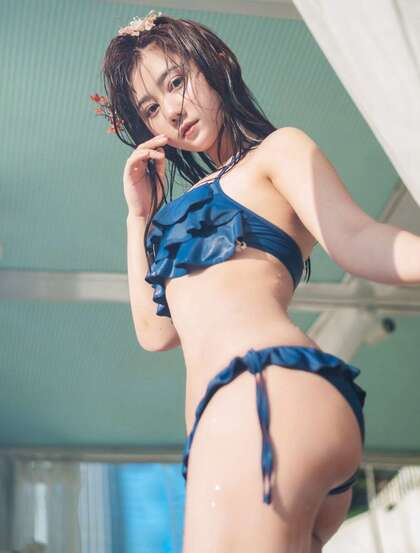
#> input picture Interesting_code/a.jpg, 420 x 553 px
$ python code_001_convert_figure2txt.py
#> lines starting #> are read from the running program, lines starting #| are printed output that depends on the picture
# -*- coding: utf-8 -*-
# What the code does: Convert pictures to text
# Author: Kkkkix
# Last Modified: 21/05/20

from PIL import Image

codeLib = """$@B%8&WM#*oahkbdpqwmZO0QLCJUYXzcvunxrjft/\|()1{}[]?-_+~<>i!lI;:,\"^`'. """     #生成字符画所需的字符集
count = len(codeLib)


def transform(image_file):
    image_file = image_file.convert('L')    # 将图片转换为黑白图片
    text_pic = ''
    for h in range(0,image_file.size[1]):
        for w in range(0,image_file.size[0]):
            gray = image_file.getpixel((w,h))   # 获取像素的灰度值
            text_pic = text_pic + codeLib[int(((count+1)*gray)/256)]    # 建立灰度与字符集的映射 gray/(256/len(codeLib))
        text_pic = text_pic+'\r\n'
    return text_pic


if __name__ == '__main__':
    image_file = open(u'a.jpg','rb')
    image_file = Image.open(image_file)
#> image_file is the input picture: PIL image 420x553 RGB; mean R, G, B 152.2, 158.1, 154.3
    # image_file = image_file.resize((int(image_file.size[0] * 1), int(image_file.size[1] * 0.13)))  # 调整图片大小
    image_file = image_file.resize((420, 140))  # 调整图片大小
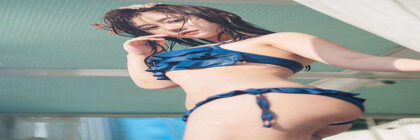
#> image_file: PIL image 420x140 RGB; mean R, G, B 152.2, 158.1, 154.3
    print(u'Info:', image_file.size[0], ' ', image_file.size[1], ' ', count)
#| Info: 420   140   70

    text_file = open('fig2text.txt','w')
    text_file.write(transform(image_file))
#> in transform, `image_file = image_file.convert('L')`:
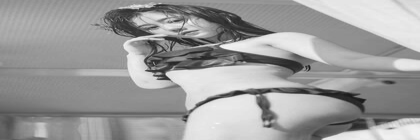
#> image_file: PIL image 420x140 L; min 22, max 247, mean 155.9
    text_file.close()

$ run again, with Interesting_code/b.jpg copied over Interesting_code/a.jpg
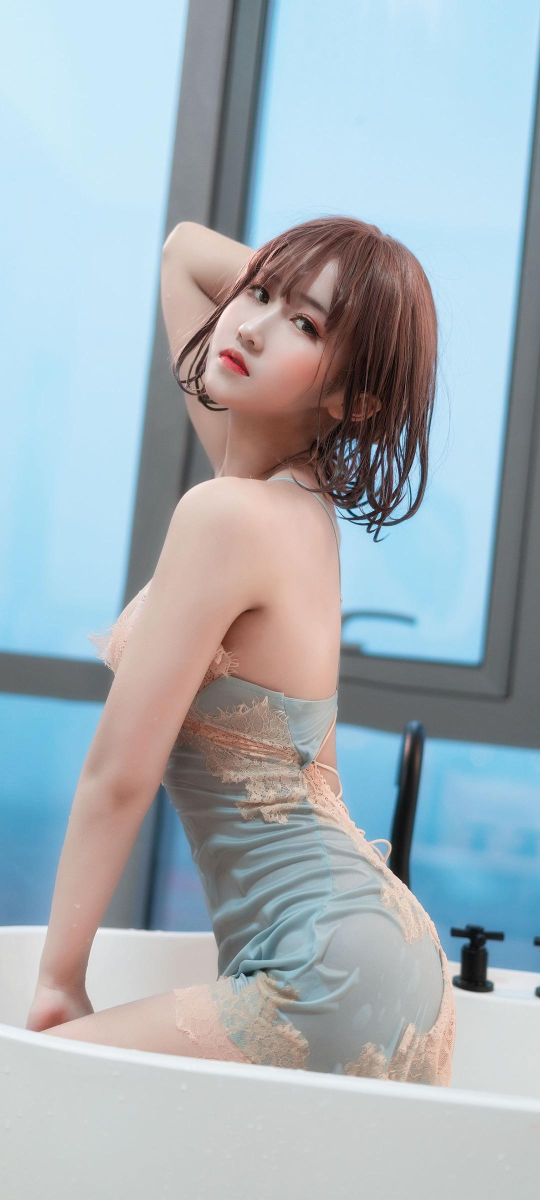
#> input picture Interesting_code/b.jpg, 1080 x 2400 px (shown at 1/2 size)
#> image_file is the input picture: PIL image 1080x2400 RGB; mean R, G, B 165.7, 177.4, 184.8
#> `image_file = image_file.resize((420, 140))`:
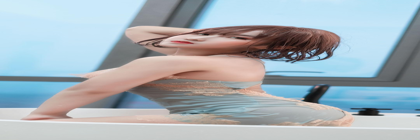
#> image_file: PIL image 420x140 RGB; mean R, G, B 165.7, 177.4, 184.8
#| Info: 420   140   70
#> in transform, `image_file = image_file.convert('L')`:
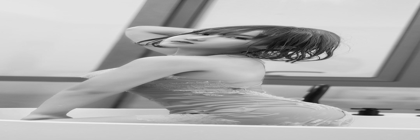
#> image_file: PIL image 420x140 L; min 13, max 240, mean 174.8
